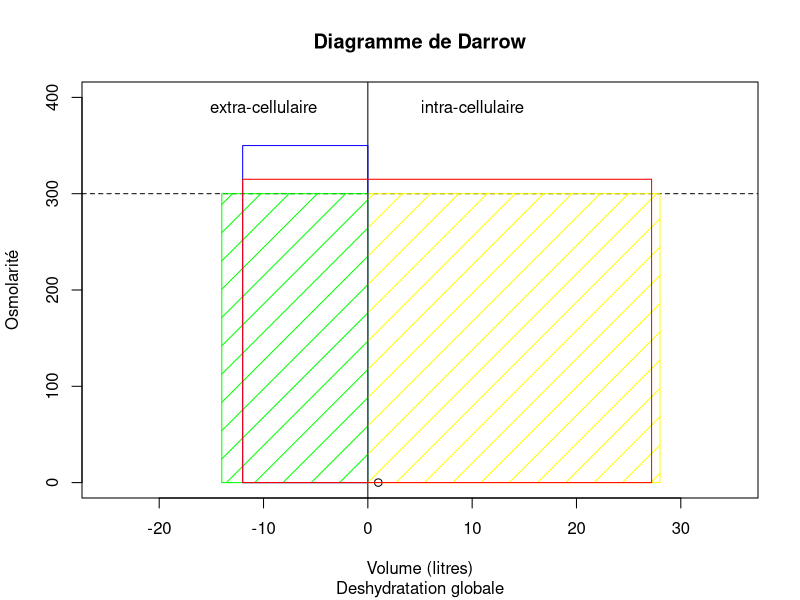
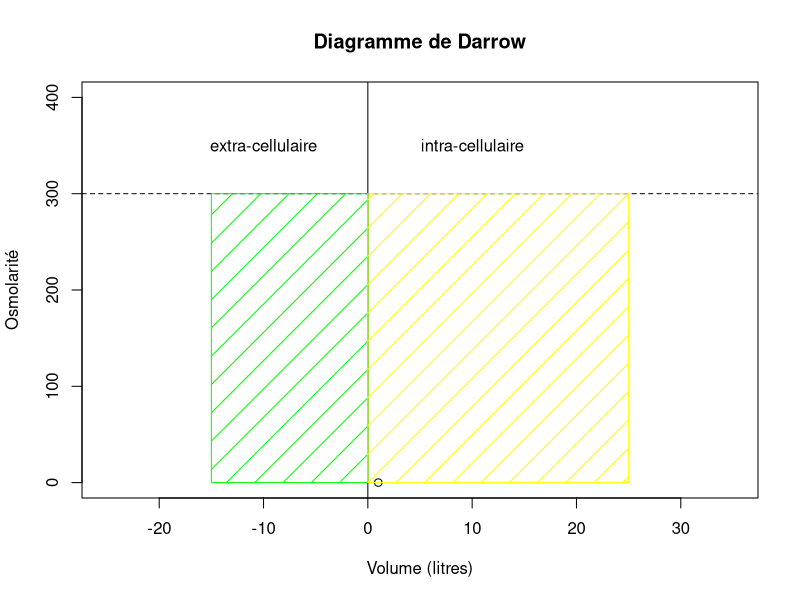
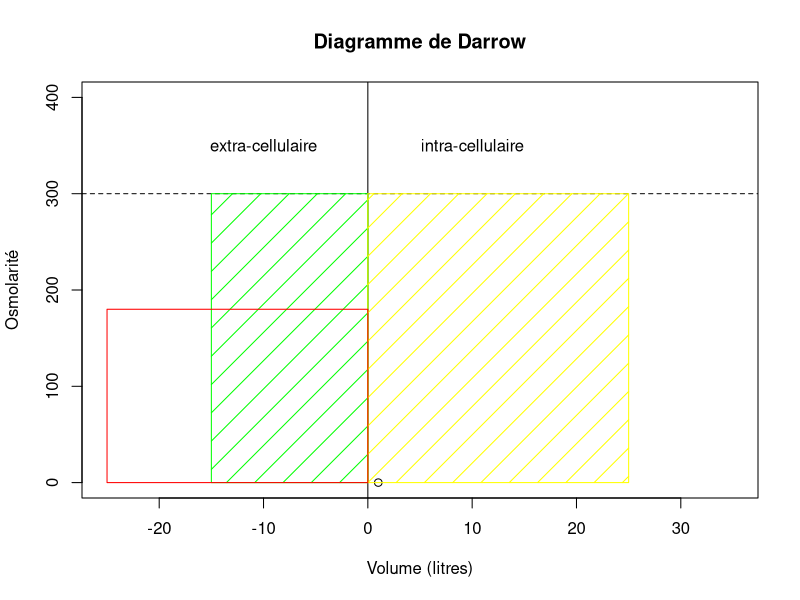
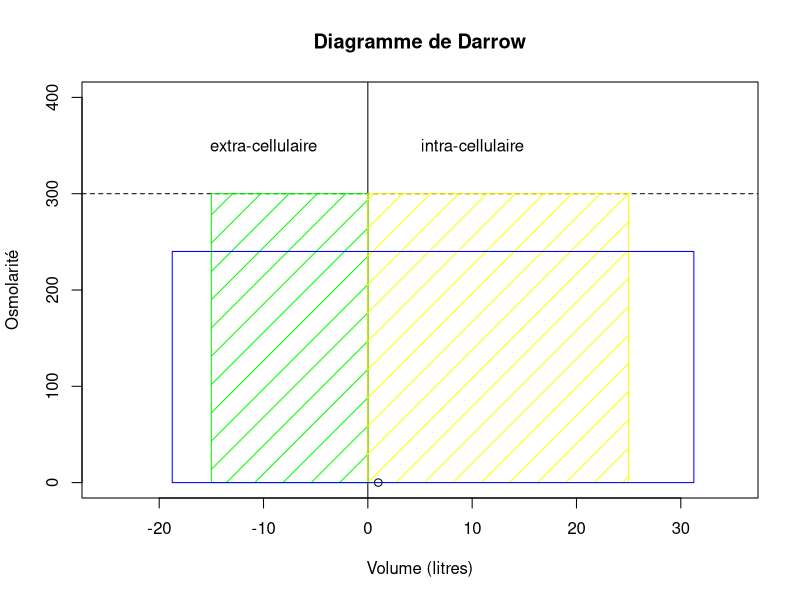

Here is the R script that generated these plots, in order:
## ---- chunk 1
P<-70
et<-0.6*P
cic<-0.4*P
cec<-0.2*P
osm_normale<-300
osmoles_totales <- osm_normale * et
osmoles_ec<-osm_normale * cec
osmoles_ic<-osm_normale * cic
vec<-cec
vic<-cic

# diagramme de base
plot(0,xlim=c(-25,35),ylim=c(0,400),main="Diagramme de Darrow",xlab="Volume (litres)",ylab="Osmolarité",sub="Deshydratation globale")
abline(v=0)
abline(h=300,lty=2)
text(-10,390,"extra-cellulaire")
text(10,390,"intra-cellulaire")
# rect(-15,0,0,300,col="green",density=5)
# rect(0,0,25,300,col="yellow",density=5)

#rectanbles intra et extra cellulaires
rec<-rect(-vec, 0, 0, osm_normale, col="green", density=5)
ric<-rect(0, 0, vic, osm_normale, col="yellow", density=5)

# deshydratation
vec<-cec
vic<-cic

dp<--2
P<-P+dp
vec<-vec+dp
osm_ec<-osmoles_ec/vec
rec<-rect(-vec,0,0,osm_ec,border="blue")
# compensation
et<-vec+vic
osm_actuelle<-osmoles_totales/et
vic<-0.4*P
rect(-vec,0,vic,osm_actuelle,border="red")

P
et
cic
cec

## ---- chunk 2
plot(0,xlim=c(-25,35),ylim=c(0,400),main="Diagramme de Darrow",xlab="Volume (litres)",ylab="Osmolarité")
abline(v=0)
abline(h=300,lty=2)
text(-10,350,"extra-cellulaire")
text(10,350,"intra-cellulaire")
rect(-15,0,0,300,col="green",density=5)
rect(0,0,25,300,col="yellow",density=5)
## ---- chunk 3
plot(0,xlim=c(-25,35),ylim=c(0,400),main="Diagramme de Darrow",xlab="Volume (litres)",ylab="Osmolarité")
abline(v=0)
abline(h=300,lty=2)
text(-10,350,"extra-cellulaire")
text(10,350,"intra-cellulaire")
rect(-15,0,0,300,col="green",density=5)
rect(0,0,25,300,col="yellow",density=5)
rect(-25,0,0,180,border="red")
## ---- chunk 4
plot(0,xlim=c(-25,35),ylim=c(0,400),main="Diagramme de Darrow",xlab="Volume (litres)",ylab="Osmolarité")
abline(v=0)
abline(h=300,lty=2)
text(-10,350,"extra-cellulaire")
text(10,350,"intra-cellulaire")
rect(-15,0,0,300,col="green",density=5)
rect(0,0,25,300,col="yellow",density=5)
rect(-18.75,0,31.25,240,border="blue")
